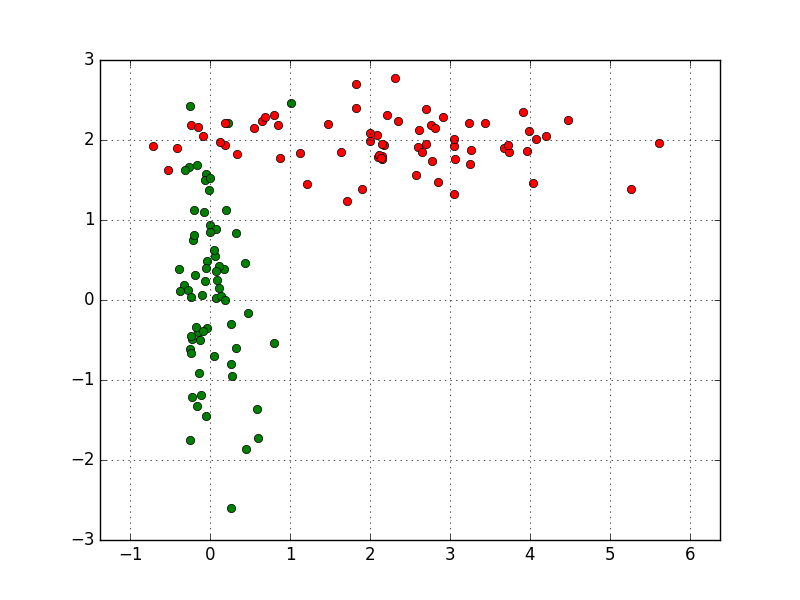

This chart was generated by the following Python code:
# -*- coding: utf-8 -*-

from numpy import *
import matplotlib.pyplot as plt
from matplotlib.patches import Ellipse

def k_means(data,k):
    num,dim= data.shape
    maxd = [max(data.T[i]) for i in range(dim)]
    mind = [min(data.T[i]) for i in range(dim)]
    means = random.rand(k,dim)
    for i in range(dim):
        means[:,i] = (maxd[i] - mind[i])*means[:,i] + mind[i]
    tuns = 0.01
    ind = [0 for i in range(num)]
    for it in range(100):
        for i in range(num):        
            closest_k = 0
            smallest_err = inf
            for j in range(k):
                dist = linalg.norm(data[i]-means[j])
                if dist < smallest_err:
                    smallest_err = dist
                    closest_k = j
                    ind[i] = j
                means[closest_k] = means[closest_k]*(1-tuns) + data[i]*(tuns)
    return ind,means
               
def em_gauss_mix(data,k):
    # init    
    idx, means = k_means(data,k)
    (num,dim) = data.shape
    z = zeros([num,k])
    for i in range(num):
        z[i,idx[i]] = 1
    alpha = matrix(z)
    data = matrix(data)    
    mu = zeros([k,dim])
    cov = zeros([k,dim,dim])
    w = zeros([k,1])
    loglld = 0
    eps = 1e-7
    maxiter = 100
    it = 0
    while it < maxiter:
        # M step
        it = it + 1
        N_k = sum(alpha,0)
        for i in range(k):
            mu[i] = 1/N_k[0,i] * alpha[:,i].T*data
            cov[i] = 1/N_k[0,i] * multiply(alpha[:,i],(data - mu[i])).T * (data - mu[i])
            w[i] = N_k[0,i]/num        
        
        poster = matrix(zeros([num,k]))
        for i in range(k):
            poster[:,i] = w[i,0]*gauss_pdf(data,matrix(mu[i]),matrix(cov[i]))
        #Evaluate the log likelihood
        newloglld = sum(log(sum(poster,1)),0)
        if abs(newloglld-loglld) < eps*abs(newloglld):
            break
        loglld = newloglld  
        # E step
        #the numpy equivalent of repmat(a,m,n) is tile(a,(m,n))
        alpha = poster / tile(sum(poster,1),(1,k))  
        
    return alpha,mu,cov,w
    
def gauss_pdf(x, mu,cov):
    num,dim = x.shape
    if (1,dim) == mu.shape and (dim,dim) == cov.shape:
        det = linalg.det(cov)
        if det == 0:
            raise NameError("The convariance matrix can't be singlar")
        
        norm_cost = 1.0/(math.pow(2*pi, float(dim)/2)*math.pow(det,1.0/2))
        x_mu = matrix(x-mu)        
        return norm_cost * exp(-0.5*sum(multiply(x_mu * cov.I,x_mu),1) )
    else:
        raise NameError("The dimension of the input don't match")        


def plot_point_cov(points, nstd=2, ax=None, **kwargs):
    """
    Plots an `nstd` sigma ellipse based on the mean and covariance of a point
    "cloud" (points, an Nx2 array).
    Parameters
    ----------
        points : An Nx2 array of the data points.
        nstd : The radius of the ellipse in numbers of standard deviations.
            Defaults to 2 standard deviations.
        ax : The axis that the ellipse will be plotted on. Defaults to the 
            current axis.
        Additional keyword arguments are pass on to the ellipse patch.
    Returns
    -------
        A matplotlib ellipse artist
    """
    pos = points.mean(axis=0)
    cov = np.cov(points, rowvar=False)
    return plot_cov_ellipse(cov, pos, nstd, ax, **kwargs)
    
def plot_cov_ellipse(cov, pos, nstd=2, ax=None, **kwargs):
    """
    Plots an `nstd` sigma error ellipse based on the specified covariance
    matrix (`cov`). Additional keyword arguments are passed on to the 
    ellipse patch artist.
    Parameters
    ----------
        cov : The 2x2 covariance matrix to base the ellipse on
        pos : The location of the center of the ellipse. Expects a 2-element
            sequence of [x0, y0].
        nstd : The radius of the ellipse in numbers of standard deviations.
            Defaults to 2 standard deviations.
        ax : The axis that the ellipse will be plotted on. Defaults to the 
            current axis.
        Additional keyword arguments are pass on to the ellipse patch.
    Returns
    -------
        A matplotlib ellipse artist
    """
    def eigsorted(cov):
        vals, vecs = np.linalg.eigh(cov)
        order = vals.argsort()[::-1]
        return vals[order], vecs[:,order]

    if ax is None:
        ax = plt.gca()

    vals, vecs = eigsorted(cov)
    theta = np.degrees(np.arctan2(*vecs[:,0][::-1]))

    # Width and height are "full" widths, not radius
    width, height = 2 * nstd * np.sqrt(vals)
    ellip = Ellipse(xy=pos, width=width, height=height, angle=theta, **kwargs)

    ax.add_artist(ellip)
    return ellip
    
if __name__ == '__main__':
        
    N = 200
    weight = [0.33,0.33,0.34]
    
    mu = [0,0]
    cov = [[0.1,0],[0,1.5]]    
    data1 = random.multivariate_normal(mu,cov,int(N*weight[0]))
    
    
    mu2 = [2,2]
    cov = [[1.5,0],[0,0.1]]
    data2 = random.multivariate_normal(mu2,cov,int(N*weight[2]))
    
    fig1 = plt.figure(1)
    plt.grid(True)
    plt.plot(data1[:,0],data1[:,1],'go')
    plt.plot(data2[:,0],data2[:,1],'ro')
    plt.axis('equal')     
    plt.show()
    fig1.savefig("2D_Gauss_Dist.pdf")
    
 
